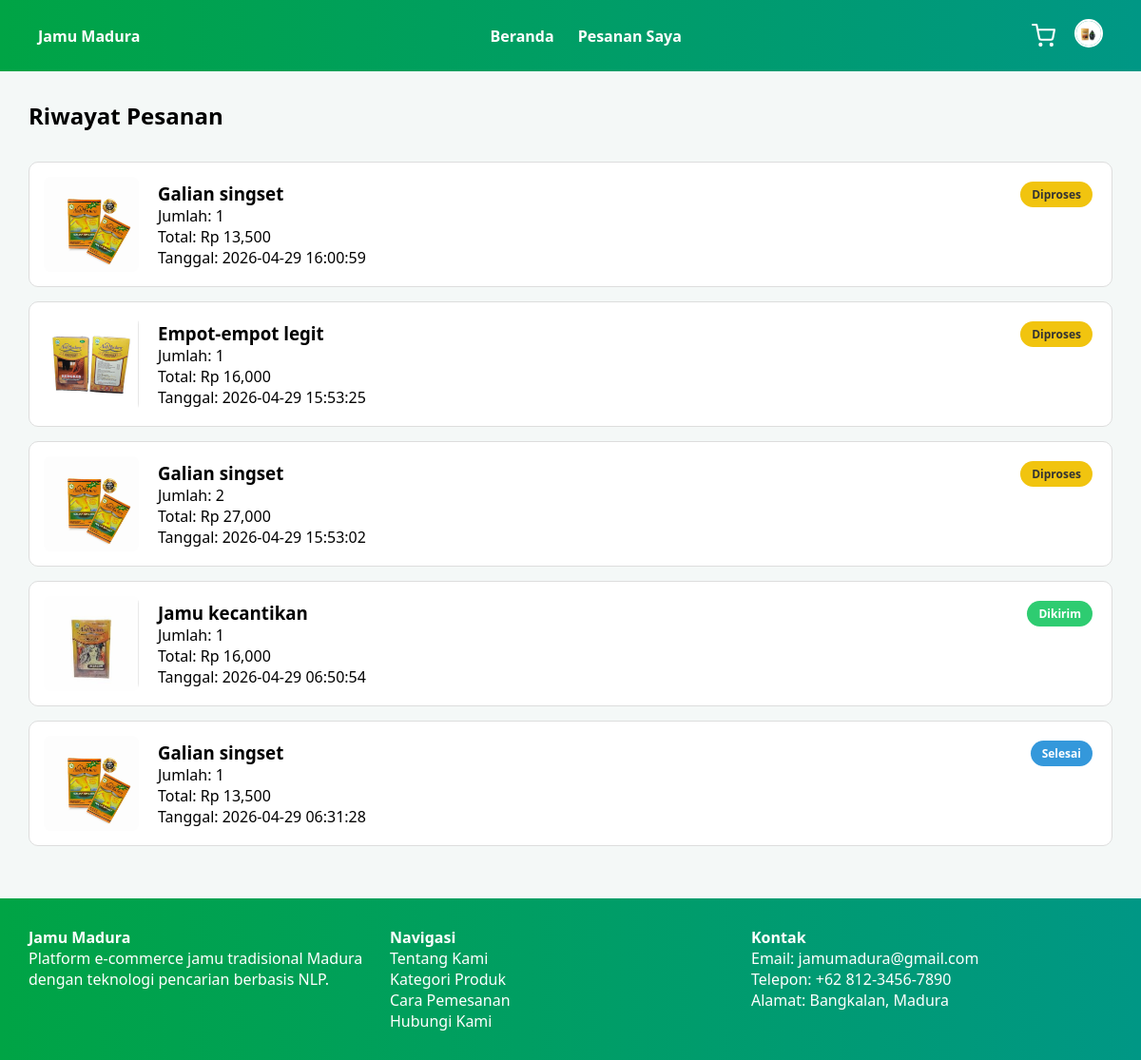
/customer/pesanan/pesanan.php (signed in), run on the app's committed database.
### tables this page shows
CREATE TABLE `users` (
  `id_user` int NOT NULL,
  `nama` varchar(100) DEFAULT NULL,
  `email` varchar(100) DEFAULT NULL,
  `password` varchar(255) DEFAULT NULL,
  `role` enum('admin','customer') DEFAULT 'customer',
  `jwt_token` text,
  `created_at` timestamp NULL DEFAULT CURRENT_TIMESTAMP,
  `updated_at` timestamp NULL DEFAULT NULL,
  `foto` varchar(255) DEFAULT NULL,
  `alamat` text,
  `no_hp` varchar(20) DEFAULT NULL,
  `tempat_lahir` varchar(100) DEFAULT NULL,
  `tanggal_lahir` date DEFAULT NULL
);

CREATE TABLE `detail_pesanan` (
  `id_detail_pesanan` int NOT NULL,
  `id_pesanan` int DEFAULT NULL,
  `id_produk` int DEFAULT NULL,
  `jumlah` int DEFAULT NULL,
  `harga` decimal(10,2) DEFAULT NULL
);

CREATE TABLE `pesanan` (
  `id_pesanan` int NOT NULL,
  `id_user` int DEFAULT NULL,
  `alamat` text,
  `total` int DEFAULT NULL,
  `status` enum('diproses','dikirim','selesai') DEFAULT 'diproses',
  `created_at` timestamp NULL DEFAULT CURRENT_TIMESTAMP,
  `metode_pembayaran` varchar(50) DEFAULT NULL
);

CREATE TABLE `produk` (
  `id_produk` int NOT NULL,
  `id_kategori` int DEFAULT NULL,
  `nama` varchar(150) DEFAULT NULL,
  `detail_produk` text,
  `harga` decimal(10,2) DEFAULT NULL,
  `stok` int DEFAULT '0',
  `gambar` varchar(255) DEFAULT NULL,
  `created_at` timestamp NULL DEFAULT CURRENT_TIMESTAMP
);

### customer/pesanan/pesanan.php (the view, shortened to what this page needs)
<?php
include "../db.php";
$id_user = intval($_SESSION['id_user']);
$user = $conn->query("
    SELECT * FROM users WHERE id_user = $id_user
")->fetch_assoc();
$pesanan = $conn->query("
    SELECT
        ps.id_pesanan,
        ps.created_at,
        ps.status,
        ps.total,
        d.jumlah,
        d.harga,
        p.nama,
        p.gambar
    FROM pesanan ps
    JOIN detail_pesanan d ON ps.id_pesanan = d.id_pesanan
    JOIN produk p ON d.id_produk = p.id_produk
    WHERE ps.id_user = $id_user
    ORDER BY ps.created_at DESC
");
?>
<!DOCTYPE html>
<html lang="id">
<head>
</head>
<body>
<div class="navbar">
    <div><strong>Jamu Madura</strong></div>
    <div class="menu">
        <a href="../produk/index.php">Beranda</a>
        <a href="../pesanan/pesanan.php">Pesanan Saya</a>
    </div>
    <div class="nav-right">
        <a href="../keranjang/keranjang.php">
            <i data-feather="shopping-cart"></i>
        </a>
        <div class="profile-wrapper">
            <div class="profile-icon" onclick="toggleDropdown()">
                <?php if(!empty($user['foto'])): ?>
                    <img src="../upload/profile/<?= $user['foto']; ?>">
                <?php endif; ?>
            </div>
        </div>
    </div>
</div>
<div class="container">
    <h2>Riwayat Pesanan</h2><br>
<?php if($pesanan->num_rows > 0): ?>
    <?php while($p = $pesanan->fetch_assoc()): ?>
    <div class="order-card">
        <?php
        $status = strtolower(trim($p['status']));
        if ($status == 'diproses') $status = 'proses';
        if ($status == 'selesai') $status = 'selesai';
        ?>
        <span class="status <?= $status ?>">
            <?= ucfirst($p['status']); ?>
        </span>
        <img src="../upload/<?= $p['gambar']; ?>">
        <div style="flex:1;">
            <h3><?= $p['nama']; ?></h3>
            <p>Jumlah: <?= $p['jumlah']; ?></p>
            <p>Total: Rp <?= number_format($p['total']); ?></p>
            <p>Tanggal: <?= $p['created_at']; ?></p>
        </div>
    </div>
    <?php endwhile; ?>
<?php endif; ?>
</div>
<div class="footer">
    <div>
        <h4>Jamu Madura</h4>
        <p>Platform e-commerce jamu tradisional Madura dengan teknologi pencarian berbasis NLP.</p>
    </div>
    <div>
        <h4>Navigasi</h4>
        <p>Tentang Kami</p>
        <p>Kategori Produk</p>
        <p>Cara Pemesanan</p>
        <p>Hubungi Kami</p>
    </div>
    <div>
        <h4>Kontak</h4>
        <p>Email: jamumadura@gmail.com</p>
        <p>Telepon: +62 812-3456-7890</p>
        <p>Alamat: Bangkalan, Madura</p>
    </div>
</div>
</body>
</html>

### customer/pesanan/pesanan.php (style rules this page uses)
:root { --primary: #00A445; --secondary: #009968; --accent: #009785; --light: #f4f8f7; --text: #333; }
* { margin: 0; padding: 0; box-sizing: border-box; font-family: 'Segoe UI', sans-serif; }
body { margin: 0; font-family: 'Segoe UI', sans-serif; background: var(--light); display: flex; flex-direction: column; min-height: 100vh; }
.navbar { background: linear-gradient(90deg, var(--primary), var(--accent)); color: white; display: flex; justify-content: space-between; padding: 20px 40px; align-items: center; }
.navbar .menu { display: flex; gap: 25px; }
.navbar a { color: white; text-decoration: none; font-weight: 700; transition: all 0.25s ease-in-out; }
.navbar svg { width: 25px; height: 25px; stroke: white; cursor: pointer; transition: all 0.25s ease-in-out; transform-origin: center; }
.nav-right { display: flex; align-items: center; gap: 20px; }
.nav-right a { display: flex; align-items: center; }
.profile-wrapper { position: relative; }
.profile-icon img { width: 30px; height: 30px; border-radius: 50%; object-fit: cover; border: 2px solid white; cursor: pointer; transition: 0.3s; }
.container { width: 95%; max-width: 1400px; margin: 40px auto; }
h2 { margin-bottom: 10px; margin-top: -10px; }
.order-card { position: relative; display: flex; gap: 20px; background: white; padding: 15px; border: 1px solid #ddd; border-radius: 10px; margin-bottom: 15px; align-items: center; }
.order-card img { width: 100px; height: 100px; object-fit: cover; border-radius: 8px; }
.status { position: absolute; top: 20px; right: 20px; padding: 5px 12px; border-radius: 20px; font-size: 12px; color: white; font-weight: 600; }
.status.proses { background: #f1c40f; color: #333; }
.status.dikirim { background: #2ecc71; }
.status.selesai { background: #3498db; }
.footer { background: linear-gradient(90deg, var(--primary), var(--accent)); color: white; margin-top: auto; padding: 30px; display: grid; grid-template-columns: repeat(auto-fit, minmax(200px, 1fr)); }

### data on the page
users: foto (picture)
detail_pesanan: id_pesanan.status "Diproses", id_produk.gambar (picture), id_produk.nama "Galian singset", jumlah "1", id_pesanan.total "13,500", id_pesanan.created_at "2026-04-29 16:00:59"
detail_pesanan: id_pesanan.status "Diproses", id_produk.gambar (picture), id_produk.nama "Empot-empot legit", jumlah "1", id_pesanan.total "16,000", id_pesanan.created_at "2026-04-29 15:53:25"
detail_pesanan: id_pesanan.status "Diproses", id_produk.gambar (picture), id_produk.nama "Galian singset", jumlah "2", id_pesanan.total "27,000", id_pesanan.created_at "2026-04-29 15:53:02"
detail_pesanan: id_pesanan.status "Dikirim", id_produk.gambar (picture), id_produk.nama "Jamu kecantikan", jumlah "1", id_pesanan.total "16,000", id_pesanan.created_at "2026-04-29 06:50:54"
detail_pesanan: id_pesanan.status "Selesai", id_produk.gambar (picture), id_produk.nama "Galian singset", jumlah "1", id_pesanan.total "13,500", id_pesanan.created_at "2026-04-29 06:31:28"
